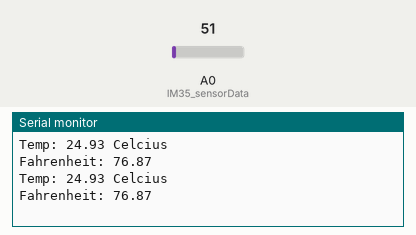
This sketch was run on a simulated Arduino Uno, built with avr-gcc and run on an emulated ATmega328P. On the bench: the last lines printed to the serial monitor. The inputs (shaded band) are chosen by the test bench; at power-on: A0 (lM35_sensorData) = 51.

Above: at 1.8 s.
1.9 s: A0 (lM35_sensorData) set to 61
At 2.6 s:
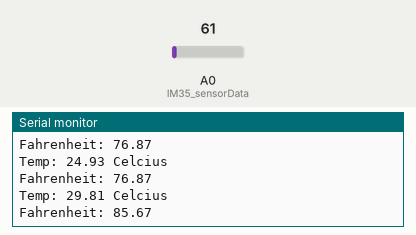
3.4 s: A0 (lM35_sensorData) set to 71
At 4.8 s:
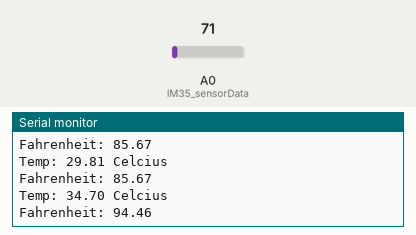
Timing chart, 0 to 6.4 s (numbered marks = the images above; inputs shaded):
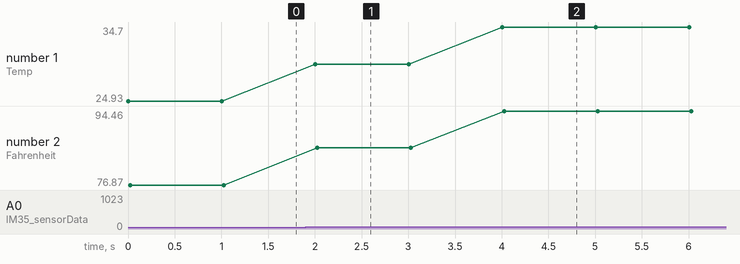

Measured:
- after the input at 1.9 s, the serial monitor: prints a new line after 0.10 s (image 1)
- after the input at 3.4 s, the serial monitor: prints a new line after 0.61 s (image 2)
- plotted number 1: 24.93 → 29.81 after the input at 1.9 s, 29.81 → 34.7 after the input at 3.4 s
- plotted number 2: 76.87 → 85.67 after the input at 1.9 s, 85.67 → 94.46 after the input at 3.4 s

The sketch:

TempReader.ino
```cpp
/*
    The Source code uses a Temputure Sensor LM35 to
    read the tempture of a room.

    LM35 output = 0.01V per degree centigrade on the Vo Pin
        The Analog to digital converter (ADC) on the Arduino reads the voltage from Ground to VCC(5v) and converts it to a digital number
        result = 10 bit value which is proportional to the voltage applied from the Temputure Sensor
        VCC (Voltage to Common Collector) = Postive Voltage to circuit
        VSS (Voltage Source Supply) = Negative Voltage to circuit
        At 0v = reads 0, VCC = 1023

        Formulas Needed:
                V = (ADC/1023)
                Degrees Centegade = V/(0.01) | Degrees Centegrade = V * 100
                Fahrenheit = (Celcius * 1.8)+32
    The circuit:
    - LM35 to 5v, GND, and Vo to analog 0
 */

//LM35 output variable
int lM35_sensorData = A0;

void setup()
{
    // data is being sent at the baud rate 9600 (referring to 9600 bits per second (bps))
    Serial.begin(9600);
}

// Infinate Loop
void loop()
{
    float device;
    float temp;

    //reads data from sensor
    device = analogRead(lM35_sensorData);

    //convert the 10bit analog value to celcius
    temp = float(device) / 1023; //
    temp = temp * 500;

    // Print temputure to console
    Serial.print("Temp: ");
    Serial.print(temp);
    Serial.println(" Celcius");

    //Prints Fahrentheit conversion to console
    Serial.print("Fahrenheit: ");
    Serial.println((temp*1.8)+32);

    // Each 1000 milliseconds is the time stamp of 1 second
    delay(1000); // reads every 10 second
}
```
